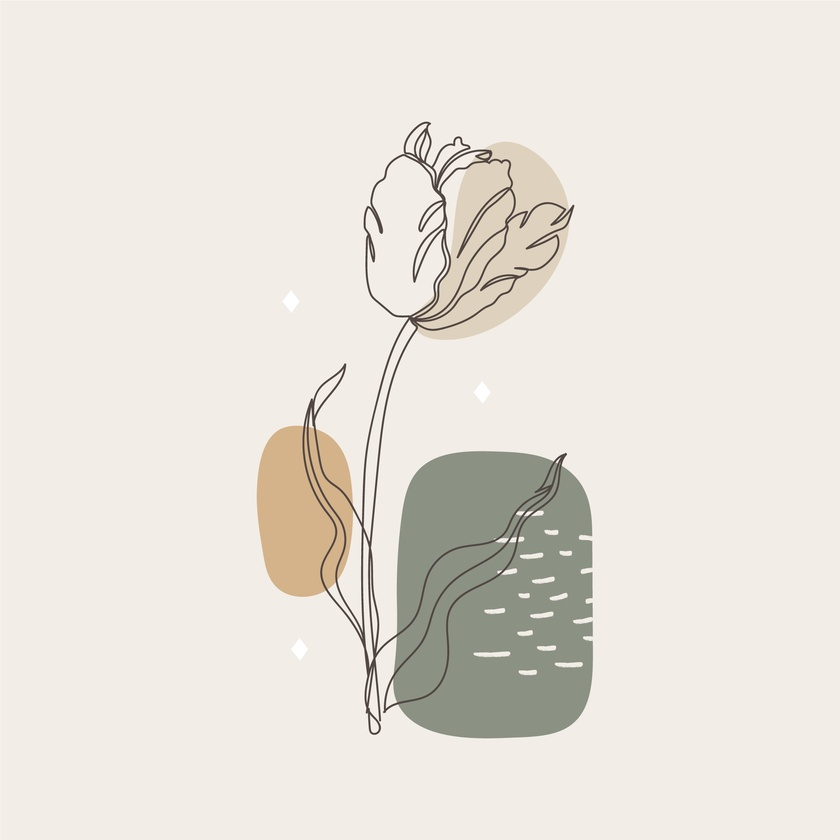
#> input picture MakeItCake/6733768.jpg, 840 x 840 px, shrunk from 2000 x 2000 before the run
$ python -i image_utils.py   (imports and definitions only)
#> lines starting #> are read from the running program, lines starting #| are printed output that depends on the picture; after the words box and inside, x2 and y2 are one past the last pixel; in counts of white or black regions, pixels touching at a corner belong together
import cv2
import svgwrite
from svgwrite.path import Path
from skimage.morphology import skeletonize
from skimage import img_as_ubyte
import tempfile
import requests
import io
from PIL import Image


# API Hugging Face
API_URL = "https://api-inference.huggingface.co/models/stabilityai/stable-diffusion-2-1"
headers = {"Authorization": "Bearer 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"}


def create_temp_folder():
    temp_folder = tempfile.mkdtemp()
    return temp_folder

# [11 lines left out: function contour_to_bezier, not called in this run]


def find_contour_bbox(image):
    binary = cv2.adaptiveThreshold(image, 255, cv2.ADAPTIVE_THRESH_GAUSSIAN_C, cv2.THRESH_BINARY_INV, 11, 2)
    skeleton = skeletonize(binary // 255)
    skeleton = img_as_ubyte(skeleton)

    contours, _ = cv2.findContours(skeleton, cv2.RETR_LIST, cv2.CHAIN_APPROX_SIMPLE)

    if contours:
        # Находим наибольший контур (по площади)
        largest_contour = max(contours, key=cv2.contourArea)
        x, y, w, h = cv2.boundingRect(largest_contour)
        return x, y, w, h
    else:
        return None

def jpg_to_svg(input_path, output_path):
    # Загрузка изображения
#> called with input_path = '../6733768.jpg', output_path = 'out.png'
    image = cv2.imread(input_path, cv2.IMREAD_GRAYSCALE)
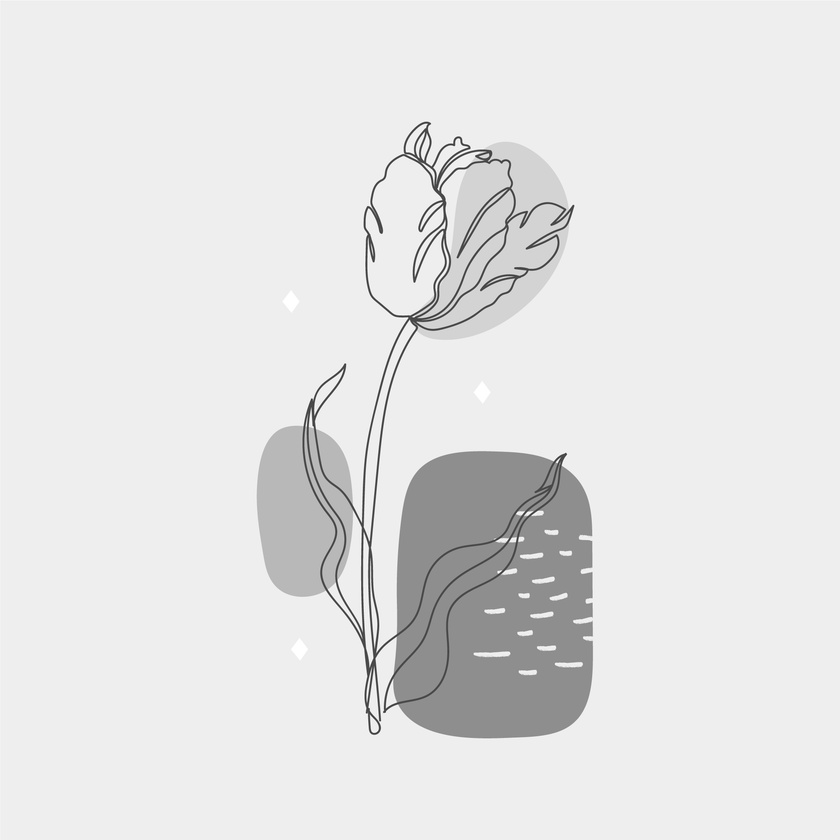
#> image: shape (840, 840); min 43, max 255, mean 227.4
    image = cv2.flip(image, -1)
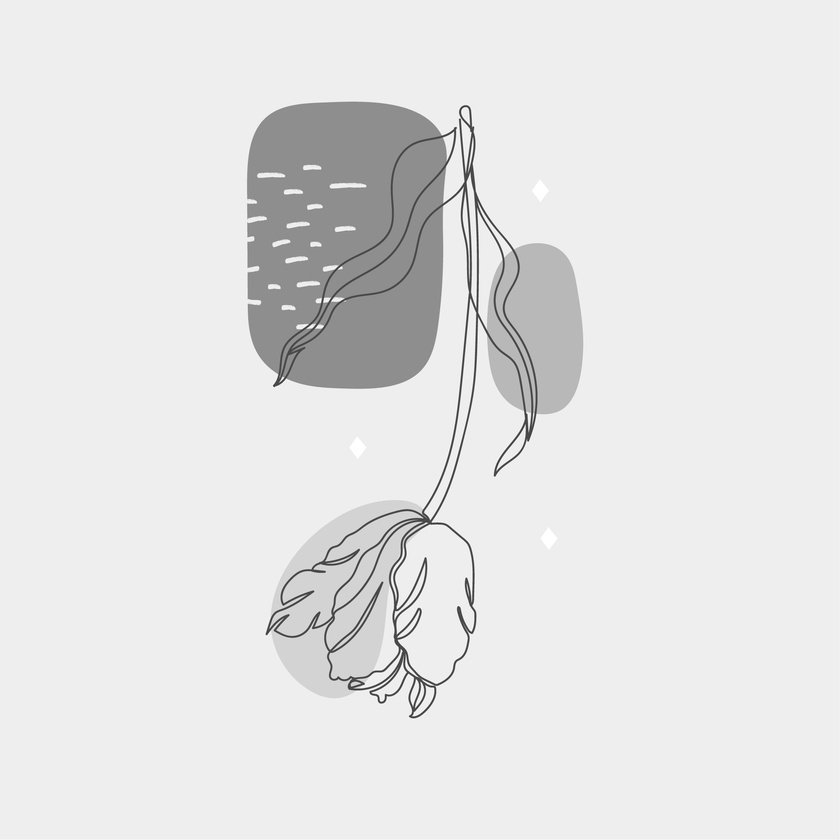
#> image: shape (840, 840); min 43, max 255, mean 227.4
    image = cv2.GaussianBlur(image, (5, 5), 0)

    # Определение области обрезки
    crop_params = find_contour_bbox(image)
#> in find_contour_bbox, `binary = cv2.adaptiveThreshold(image, 255, cv2.ADAPTIVE_THRESH_GAUSSIA..`:
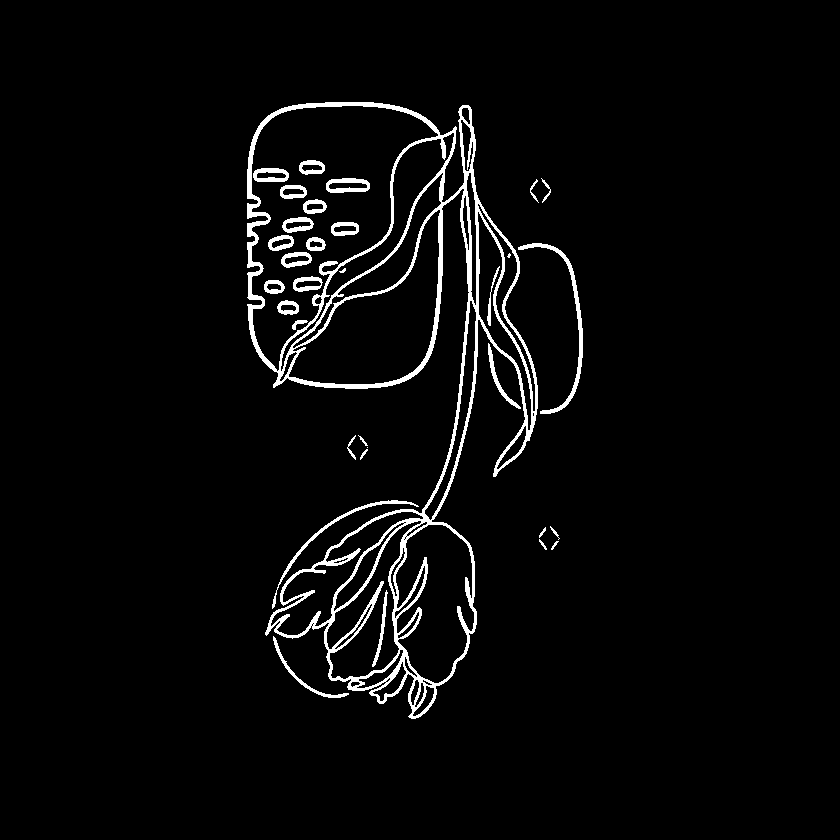
#> binary: shape (840, 840); 3.5% white; 33 white regions (3 under 20 px), largest, box (x1, y1, x2, y2) and area: (247, 102, 538, 719) 18921, (518, 243, 583, 414) 937, (272, 500, 419, 609) 584
#> in find_contour_bbox, `skeleton = skeletonize(binary // 255)`:
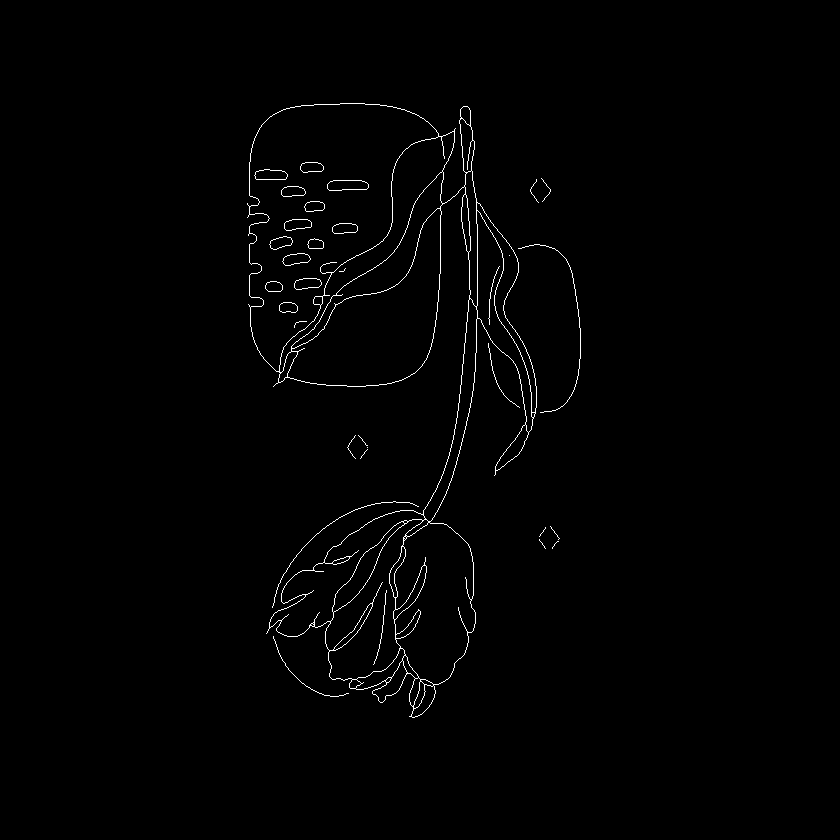
#> skeleton: shape (840, 840) bool; 0.98% white in thin lines or dots, all inside (x1, y1, x2, y2) = (247, 103, 581, 718)
#> in find_contour_bbox, `contours, _ = cv2.findContours(skeleton, cv2.RETR_LIST, cv2.CHAIN_APPR..`: contours = 86 contours, 27 with area under 20; largest, box (x1, y1, x2, y2) and area: (247, 103, 537, 718) 85871, (249, 103, 439, 372) 27959, (287, 208, 442, 387) 12707, (394, 522, 476, 685) 9614, (325, 519, 423, 681) 6234
#> in find_contour_bbox, `largest_contour = max(contours, key=cv2.contourArea)`: largest_contour = contour of 1258 points, box (x1, y1, x2, y2) (247, 103, 537, 718), area 85871
#> in find_contour_bbox, `x, y, w, h = cv2.boundingRect(largest_contour)`: x = 247; y = 103; w = 290; h = 615
#> crop_params = (247, 103, 290, 615)

    if crop_params is not None:
        crop_x, crop_y, crop_width, crop_height = crop_params
#> crop_x = 247; crop_y = 103; crop_width = 290; crop_height = 615
        cropped_image = image[crop_y:crop_y + crop_height, crop_x:crop_x + crop_width]
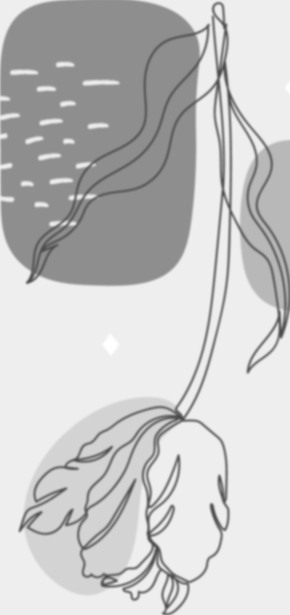
#> cropped_image: shape (615, 290); min 74, max 255, mean 198

        # Преобразование в SVG
        binary = cv2.adaptiveThreshold(cropped_image, 255, cv2.ADAPTIVE_THRESH_GAUSSIAN_C, cv2.THRESH_BINARY_INV, 11, 2)
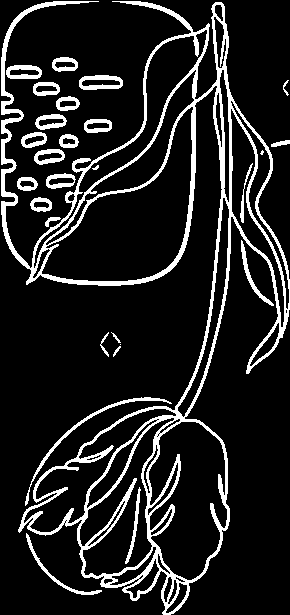
#> binary: shape (615, 290); 13.3% white; 28 white regions (3 under 20 px), largest, box (x1, y1, x2, y2) and area: (1, 1, 290, 615) 18575, (25, 397, 172, 506) 584, (79, 75, 123, 90) 382
        skeleton = skeletonize(binary // 255)
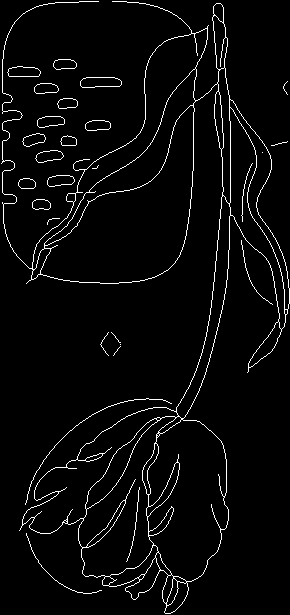
#> skeleton: shape (615, 290) bool; 3.7% white in thin lines or dots
        skeleton = img_as_ubyte(skeleton)
#> skeleton: shape (615, 290); 3.7% white in thin lines or dots

        contours, _ = cv2.findContours(skeleton, cv2.RETR_LIST, cv2.CHAIN_APPROX_SIMPLE)
#> contours = 80 contours, 22 with area under 20; largest, box (x1, y1, x2, y2) and area: (1, 1, 290, 614) 57894, (40, 105, 195, 284) 12707, (147, 419, 229, 582) 9614, (78, 416, 176, 578) 6234, (32, 28, 208, 270) 5370

#> (the run stopped early here; a loop or call above may not have finished)
